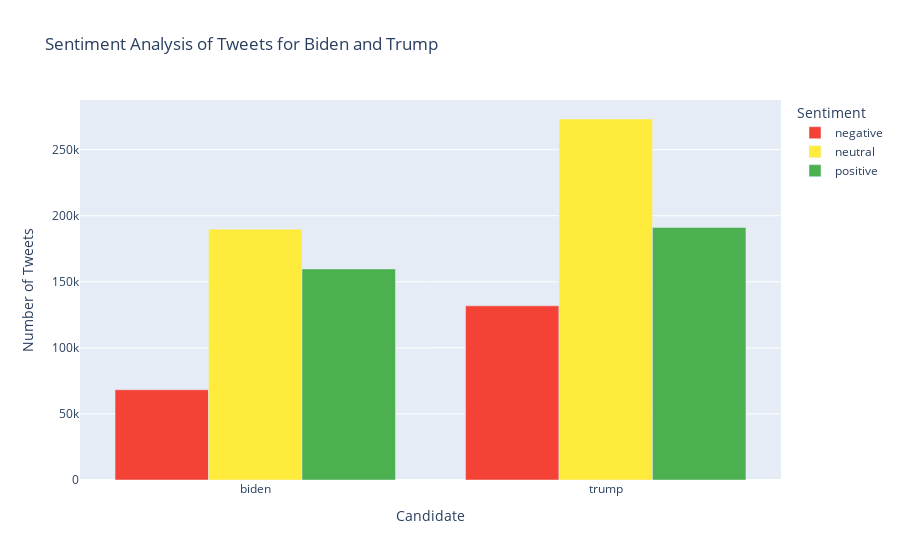

Notebook cell for this chart:
### Code cell
# Group by candidate and sentiment to get the counts
sentiment_by_candidate = twitter_df.groupby(['candidate', 'sentiment']).size().reset_index(name='count')

# Create the interactive bar chart with specified colors for each sentiment
fig = px.bar(
    sentiment_by_candidate,
    x='candidate',
    y='count',
    color='sentiment',
    title='Sentiment Analysis of Tweets for Biden and Trump',
    color_discrete_map={'positive': '#4caf50', 'neutral': '#ffeb3b', 'negative': '#f44336'},
    barmode='group',
    labels={'count': 'Number of Tweets', 'candidate': 'Candidate', 'sentiment': 'Sentiment'}
)

# Show the interactive plot
fig.show()

### Figure 1 — Plotly figure (JSON) as saved in the notebook; plotly's stock layout.template omitted (floating-point values rounded to 4 significant figures)
{"data": [{"alignmentgroup": "True", "hovertemplate": "Sentiment=negative<br>Candidate=%{x}<br>Number of Tweets=%{y}<extra></extra>", "legendgroup": "negative", "marker": {"color": "#f44336", "pattern": {"shape": ""}}, "name": "negative", "offsetgroup": "negative", "orientation": "v", "showlegend": true, "textposition": "auto", "type": "bar", "x": ["biden", "trump"], "xaxis": "x", "y": [68297, 131838], "yaxis": "y"}, {"alignmentgroup": "True", "hovertemplate": "Sentiment=neutral<br>Candidate=%{x}<br>Number of Tweets=%{y}<extra></extra>", "legendgroup": "neutral", "marker": {"color": "#ffeb3b", "pattern": {"shape": ""}}, "name": "neutral", "offsetgroup": "neutral", "orientation": "v", "showlegend": true, "textposition": "auto", "type": "bar", "x": ["biden", "trump"], "xaxis": "x", "y": [189805, 273214], "yaxis": "y"}, {"alignmentgroup": "True", "hovertemplate": "Sentiment=positive<br>Candidate=%{x}<br>Number of Tweets=%{y}<extra></extra>", "legendgroup": "positive", "marker": {"color": "#4caf50", "pattern": {"shape": ""}}, "name": "positive", "offsetgroup": "positive", "orientation": "v", "showlegend": true, "textposition": "auto", "type": "bar", "x": ["biden", "trump"], "xaxis": "x", "y": [159761, 191090], "yaxis": "y"}], "layout": {"barmode": "group", "legend": {"title": {"text": "Sentiment"}, "tracegroupgap": 0}, "title": {"text": "Sentiment Analysis of Tweets for Biden and Trump"}, "xaxis": {"anchor": "y", "domain": [0, 1], "title": {"text": "Candidate"}}, "yaxis": {"anchor": "x", "domain": [0, 1], "title": {"text": "Number of Tweets"}}}}
